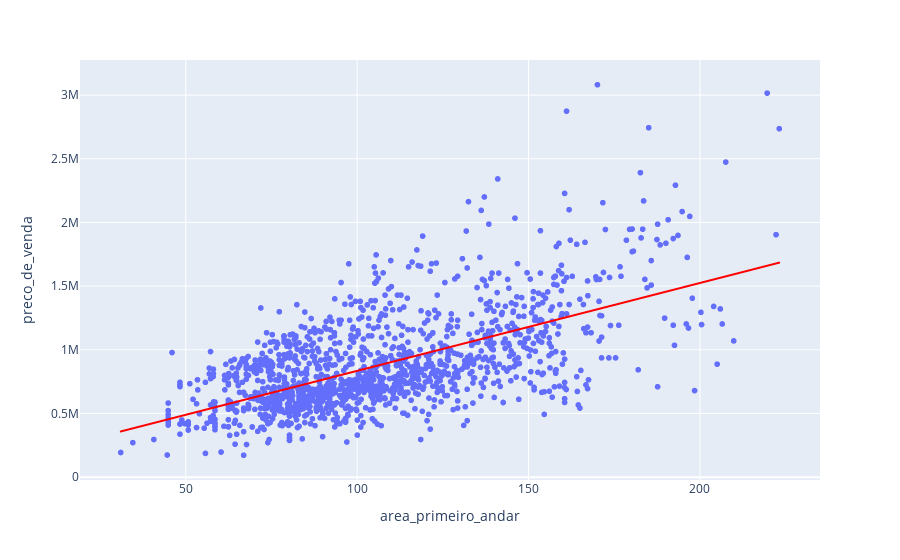

Notebook code for this chart:
### Code cell
# Qual a reta que melhor se adequa a relação?
px.scatter(dados, x = 'area_primeiro_andar', y = 'preco_de_venda', trendline_color_override="red", trendline = 'ols' )

### Figure 1 — Plotly figure (JSON) as saved in the notebook; plotly's stock layout.template omitted (floating-point values rounded to 4 significant figures; data arrays with more than 128 entries replaced by an {"elided": "..."} marker saying what was removed)
{"data": [{"hovertemplate": "area_primeiro_andar=%{x}<br>preco_de_venda=%{y}<extra></extra>", "legendgroup": "", "marker": {"color": "#636efa", "symbol": "circle"}, "mode": "markers", "name": "", "showlegend": false, "type": "scattergl", "x": {"elided": "1438 float values"}, "xaxis": "x", "y": {"elided": "1438 float values"}, "yaxis": "y"}, {"hovertemplate": "<b>OLS trendline</b><br>preco_de_venda = 6899.2 * area_primeiro_andar + 144777<br>R<sup>2</sup>=0.380142<br><br>area_primeiro_andar=%{x}<br>preco_de_venda=%{y} <b>(trend)</b><extra></extra>", "legendgroup": "", "line": {"color": "red"}, "marker": {"color": "#636efa", "symbol": "circle"}, "mode": "lines", "name": "", "showlegend": false, "type": "scattergl", "x": {"elided": "1438 float values"}, "xaxis": "x", "y": {"elided": "1438 float values"}, "yaxis": "y"}], "layout": {"legend": {"tracegroupgap": 0}, "margin": {"t": 60}, "xaxis": {"anchor": "y", "domain": [0, 1], "title": {"text": "area_primeiro_andar"}}, "yaxis": {"anchor": "x", "domain": [0, 1], "title": {"text": "preco_de_venda"}}}}
